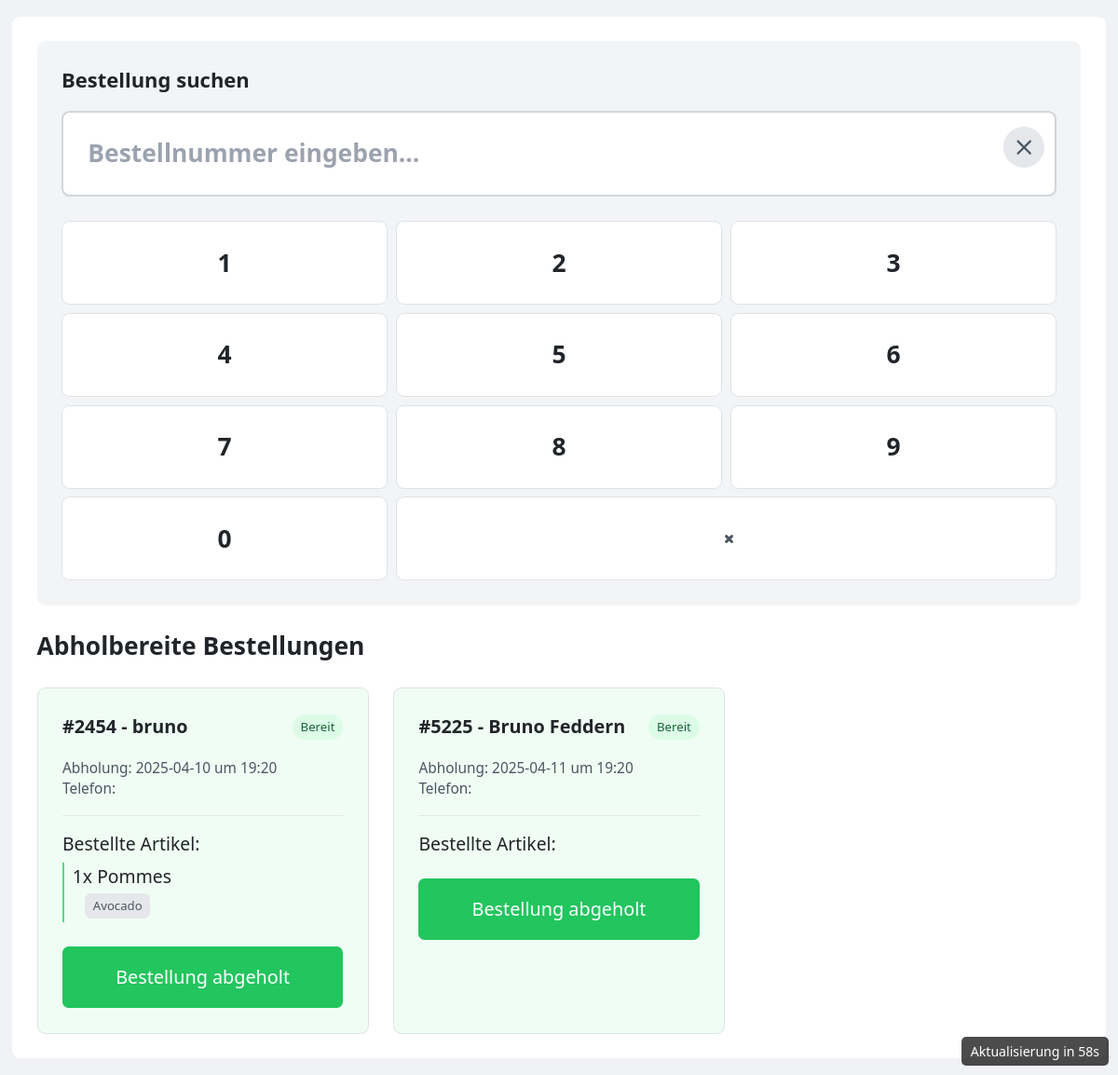
The app's page /terminal/outgoing (signed in) with its own data.
### tables this page shows
CREATE TABLE orders (
    id INTEGER PRIMARY KEY AUTOINCREMENT,
    order_number TEXT NOT NULL,
    customer_name TEXT NOT NULL,
    customer_email TEXT NOT NULL,
    pickup_date TEXT NOT NULL,
    pickup_time TEXT NOT NULL,
    status TEXT NOT NULL,
    created TIMESTAMP NOT NULL DEFAULT CURRENT_TIMESTAMP,
    reminder_sent INTEGER DEFAULT 0,
    delayed INTEGER DEFAULT 0,
    delay_minutes INTEGER DEFAULT 0
);

CREATE TABLE order_items (
    id INTEGER PRIMARY KEY AUTOINCREMENT,
    order_id INTEGER NOT NULL,
    product_class_id INTEGER NOT NULL,
    quantity INTEGER NOT NULL,
    FOREIGN KEY (order_id) REFERENCES orders (id),
    FOREIGN KEY (product_class_id) REFERENCES product_classes (id)
);

CREATE TABLE product_classes (
    id INTEGER PRIMARY KEY AUTOINCREMENT,
    name TEXT NOT NULL,
    description TEXT,
    base_price DECIMAL(10,2) NOT NULL,
    capacity INTEGER NOT NULL,
    image_url TEXT,
    label TEXT,
    product_type TEXT NOT NULL,
    active BOOLEAN NOT NULL DEFAULT 1,
    deleted BOOLEAN NOT NULL DEFAULT 0,
    created TIMESTAMP NOT NULL DEFAULT CURRENT_TIMESTAMP
, min_production_time INTEGER DEFAULT 0, min_preparation_time INTEGER DEFAULT 0, default_stock INTEGER DEFAULT 0);

CREATE TABLE refinements (
    id INTEGER PRIMARY KEY AUTOINCREMENT,
    refinement_step_id INTEGER NOT NULL,
    name TEXT NOT NULL,
    label TEXT,
    image_url TEXT,
    price_addition DECIMAL(10,2) NOT NULL DEFAULT 0.00,
    active BOOLEAN NOT NULL DEFAULT 1,
    FOREIGN KEY (refinement_step_id) REFERENCES refinement_steps (id)
);

### app.py (the view)
@app.route('/terminal/outgoing')
@login_required
def outgoing_terminal():
    if current_user.role != 'admin':
        return redirect(url_for('index'))
    conn = get_db_connection()
    orders = conn.execute(
        '''
        SELECT * FROM orders
        WHERE status = 'ready'
        ORDER BY pickup_date, pickup_time
        '''
    ).fetchall()
    order_items = {}
    for order in orders:
        items = conn.execute(
            '''
            SELECT oi.*, pc.name as product_name
            FROM order_items oi
            JOIN product_classes pc ON oi.product_class_id = pc.id
            WHERE oi.order_id = ?
            ''',
            (order['id'],)
        ).fetchall()
        item_refinements = {}
        for item in items:
            refinements = conn.execute(
                '''
                SELECT r.name
                FROM order_item_refinements oir
                JOIN refinements r ON oir.refinement_id = r.id
                WHERE oir.order_item_id = ?
                ''',
                (item['id'],)
            ).fetchall()
            item_refinements[item['id']] = refinements
        order_items[order['id']] = {
            'items': items,
            'refinements': item_refinements
        }
    conn.close()
    return render_template(
        'terminal/outgoing.html',
        orders=orders,
        order_items=order_items
    )

### app.py (called while the page is built)
@app.before_request
def restrict_debug_routes():
    if request.endpoint in ['search'] and not current_user.is_authenticated:
        return redirect(url_for('login'))
    if request.endpoint == 'search' and current_user.role != 'admin':
        flash("Zugriff verweigert", 'error')
        return redirect(url_for('index'))

def get_db_connection():
    conn = sqlite3.connect(app.config['DATABASE'])
    conn.row_factory = sqlite3.Row
    return conn

@login_manager.user_loader
def load_user(user_id):
    return User.get(user_id)

def check_reminders():
    now = datetime.now()
    reminder_time = now + timedelta(minutes=15)
    reminder_time_str = reminder_time.strftime('%Y-%m-%d %H:%M')
    conn = get_db_connection()
    orders = conn.execute('''
        SELECT * FROM orders
        WHERE status NOT IN ('completed', 'cancelled')
        AND datetime(pickup_date || ' ' || pickup_time)
            BETWEEN datetime(?) AND datetime(?, '+1 minute')
        AND reminder_sent = 0
    ''', (reminder_time_str, reminder_time_str)).fetchall()
    for order in orders:
        send_pickup_reminder(order)
        conn.execute('UPDATE orders SET reminder_sent = 1 WHERE id = ?', (order['id'],))
    conn.commit()
    conn.close()

@app.before_request
def before_every_request():
    check_reminders()

    @staticmethod
    def get(user_id):
        conn = get_db_connection()
        user = conn.execute('SELECT * FROM users WHERE id = ?', (user_id,)).fetchone()
        conn.close()
        if user:
            return User(user['id'], user['username'], user['password'], user['role'])
        return None

### templates/terminal/outgoing.html (shortened to what this page needs)
{% extends "/terminal/base.html" %}
{% block content %}
<div class="bg-white rounded-lg p-6">
  <div class="mb-6 bg-gray-100 p-4 rounded-lg">
    <div class="flex items-center mb-3">
      <h2 class="text-xl font-bold">Bestellung suchen</h2>
    </div>
    <div class="relative">
      <input type="text" id="orderSearchInput" class="w-full p-4 text-2xl font-bold bg-white border-2 border-gray-300 rounded-lg" placeholder="Bestellnummer eingeben..." readonly>
      <button id="clearSearch" class="absolute right-3 top-4 bg-gray-200 hover:bg-gray-300 p-2 rounded-full">
        <svg xmlns="http://www.w3.org/2000/svg" class="h-6 w-6 text-gray-600" fill="none" viewBox="0 0 24 24" stroke="currentColor">
          <path stroke-linecap="round" stroke-linejoin="round" stroke-width="2" d="M6 18L18 6M6 6l12 12" />
        </svg>
      </button>
    </div>
    <div class="mt-4 grid grid-cols-3 gap-2">
      <button class="numpad-btn bg-white hover:bg-gray-100 text-2xl font-bold py-4 rounded-lg border border-gray-300">1</button>
      <button class="numpad-btn bg-white hover:bg-gray-100 text-2xl font-bold py-4 rounded-lg border border-gray-300">2</button>
      <button class="numpad-btn bg-white hover:bg-gray-100 text-2xl font-bold py-4 rounded-lg border border-gray-300">3</button>
      <button class="numpad-btn bg-white hover:bg-gray-100 text-2xl font-bold py-4 rounded-lg border border-gray-300">4</button>
      <button class="numpad-btn bg-white hover:bg-gray-100 text-2xl font-bold py-4 rounded-lg border border-gray-300">5</button>
      <button class="numpad-btn bg-white hover:bg-gray-100 text-2xl font-bold py-4 rounded-lg border border-gray-300">6</button>
      <button class="numpad-btn bg-white hover:bg-gray-100 text-2xl font-bold py-4 rounded-lg border border-gray-300">7</button>
      <button class="numpad-btn bg-white hover:bg-gray-100 text-2xl font-bold py-4 rounded-lg border border-gray-300">8</button>
      <button class="numpad-btn bg-white hover:bg-gray-100 text-2xl font-bold py-4 rounded-lg border border-gray-300">9</button>
      <button class="numpad-btn bg-white hover:bg-gray-100 text-2xl font-bold py-4 rounded-lg border border-gray-300">0</button>
      <button id="backspace" class="bg-white hover:bg-gray-100 text-xl py-4 col-span-2 rounded-lg border border-gray-300">
        <svg xmlns="http://www.w3.org/2000/svg" class="h-8 w-8 mx-auto text-gray-600" fill="none" viewBox="0 0 24 24" stroke="currentColor">
          <path stroke-linecap="round" stroke-linejoin="round" stroke-width="2" d="M12 14l2-2m0 0l2-2m-2 2l-2-2m2 2l2 2" />
        </svg>
      </button>
    </div>
  </div>
  <h1 class="text-2xl font-bold mb-6">Abholbereite Bestellungen</h1>
  {% if not orders %}
  <p class="text-gray-500">Momentan keine abholbereiten Bestellungen vorhanden.</p>
  {% else %}
  <div class="grid md:grid-cols-2 lg:grid-cols-3 gap-6" id="ordersContainer">
    {% for order in orders %}
    <div class="border rounded-lg p-4 bg-green-50 order-card" data-order-number="{{ order['order_number'] }}">
      <div class="flex justify-between items-center mb-3">
        <h2 class="text-lg font-semibold">#{{ order['order_number'] }} - {{ order['customer_name'] }}</h2>
        <span class="px-2 py-1 text-xs rounded-full bg-green-100 text-green-800">
          Bereit
        </span>
      </div>
      <div class="mb-3">
        <p class="text-sm text-gray-600">
          <span class="font-medium">Abholung:</span>
          {{ order['pickup_date'] }} um {{ order['pickup_time'] }}
        </p>
        <p class="text-sm text-gray-600">
          <span class="font-medium">Telefon:</span>
        </p>
      </div>
      <div class="border-t pt-3">
        <h3 class="font-medium mb-2">Bestellte Artikel:</h3>
        <ul class="space-y-2">
          {% for item in order_items[order['id']]['items'] %}
          <li class="pl-2 border-l-2 border-green-400">
            <div class="font-medium">{{ item['quantity'] }}x {{ item['product_name'] }}</div>
            {% if order_items[order['id']]['refinements'][item['id']] %}
            <div class="text-sm text-gray-600 pl-3 mt-1">
              {% for refinement in order_items[order['id']]['refinements'][item['id']] %}
              <span class="inline-block bg-gray-200 rounded px-2 py-1 text-xs mr-1 mb-1">
                {{ refinement['name'] }}
              </span>
              {% endfor %}
            </div>
            {% endif %}
          </li>
          {% endfor %}
        </ul>
      </div>
      <div class="mt-4">
        <form action="{{ url_for('mark_order_completed', order_id=order['id']) }}" method="post">
          <button type="submit" class="bg-green-500 hover:bg-green-600 text-white py-3 px-4 rounded font-medium text-lg w-full">
            Bestellung abgeholt
          </button>
        </form>
      </div>
    </div>
    {% endfor %}
  </div>
  {% endif %}
</div>
{% endblock %}

### templates/terminal/base.html (style rules this page uses)
:root { --font-size-base: 1.1rem; }
html, body { height: 100%; font-size: var(--font-size-base); touch-action: manipulation; }
body { background-color: #f0f2f5; padding-bottom: 1rem; }
.text-xl { font-size: 1.25rem !important; }
.text-2xl { font-size: 1.5rem !important; }

### records on screen
orders: order_number "2454", customer_name "bruno", pickup_date "2025-04-10", pickup_time "19:20"
order_items: quantity "1", product_name "Pommes"
refinements: name "Avocado"
orders: order_number "5225", customer_name "Bruno Feddern", pickup_date "2025-04-11", pickup_time "19:20"
